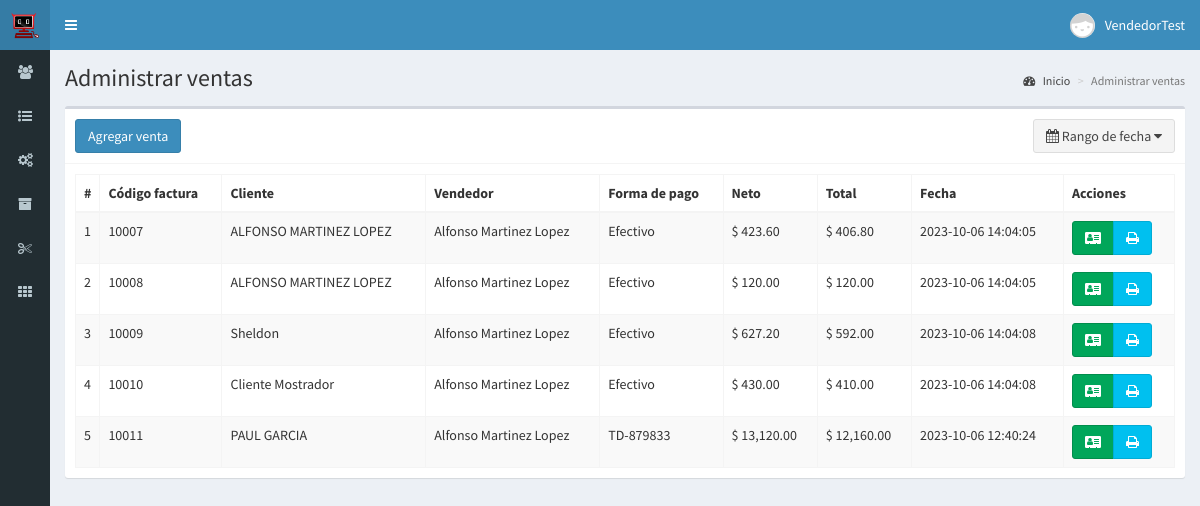
The app's page /ventas (signed in) with its own data.
### tables this page shows
CREATE TABLE `ventas` (
  `id` int(11) NOT NULL AUTO_INCREMENT,
  `codigo` int(11) NOT NULL,
  `id_cliente` int(11) NOT NULL,
  `id_vendedor` int(11) NOT NULL,
  `productos` text NOT NULL,
  `impuesto` float NOT NULL,
  `neto` float NOT NULL,
  `total` float NOT NULL,
  `descuento` float DEFAULT NULL,
  `metodo_pago` text NOT NULL,
  `esClienteF` varchar(255) DEFAULT NULL,
  `fecha` timestamp NOT NULL DEFAULT CURRENT_TIMESTAMP ON UPDATE CURRENT_TIMESTAMP,
  `id_caja` int(11) DEFAULT NULL,
  `apartado` char(5) DEFAULT NULL,
  PRIMARY KEY (`id`)
);

CREATE TABLE `clientes` (
  `id` int(11) NOT NULL AUTO_INCREMENT,
  `nombre` text NOT NULL,
  `frecuente` int(11) NOT NULL COMMENT '1 = Cliente frecuente 2 = No frecuente',
  `email` text NOT NULL,
  `telefono` text NOT NULL,
  `compras` int(11) NOT NULL,
  `ultima_compra` datetime NOT NULL,
  `fecha` timestamp NOT NULL DEFAULT CURRENT_TIMESTAMP ON UPDATE CURRENT_TIMESTAMP,
  PRIMARY KEY (`id`)
);

CREATE TABLE `usuarios` (
  `id` int(11) NOT NULL AUTO_INCREMENT,
  `nombre` text NOT NULL,
  `usuario` text NOT NULL,
  `password` text NOT NULL,
  `perfil` text NOT NULL,
  `foto` text NOT NULL,
  `estado` int(11) NOT NULL,
  `ultimo_login` datetime NOT NULL,
  `fecha` timestamp NOT NULL DEFAULT CURRENT_TIMESTAMP ON UPDATE CURRENT_TIMESTAMP,
  PRIMARY KEY (`id`)
);

### controladores/plantilla.controlador.php (called while the page is built)
<?php
class ControladorPlantilla{
	static public function ctrPlantilla(){
		include "vistas/plantilla.php";
	}
}

### index.php (called while the page is built, shortened)
<?php
require_once "controladores/plantilla.controlador.php";
require_once "controladores/usuarios.controlador.php";
require_once "controladores/clientes.controlador.php";
require_once "controladores/ventas.controlador.php";
require_once "controladores/facturacion.controlador.php";
require_once "controladores/apartados.controlador.php";
require_once "modelos/usuarios.modelo.php";
require_once "modelos/clientes.modelo.php";
require_once "modelos/ventas.modelo.php";
require_once "modelos/facturacion.modelo.php";
$plantilla = new ControladorPlantilla();
$plantilla -> ctrPlantilla();

### controladores/ventas.controlador.php (called while the page is built, shortened)
<?php
class ControladorVentas
{
	static public function ctrRangoFechasVentas($fechaInicial, $fechaFinal, $estatus)
	{
		$tabla = "ventas";
		$respuesta = ModeloVentas::mdlRangoFechasVentas($tabla, $fechaInicial, $fechaFinal, $estatus);
		return $respuesta;
	}
}

### modelos/conexion.php (called while the page is built)
<?php
class Conexion
{
    static public function conectar()
    {
        $link = new PDO("mysql:host=localhost;
                        dbname=bopos",
                        "root",
                        "");
        $link->exec("set names utf8");
        return $link;
    }
}

### modelos/ventas.modelo.php (called while the page is built, shortened)
<?php
require_once "conexion.php";
class ModeloVentas
{
	static public function mdlRangoFechasVentas($tabla, $fechaInicial, $fechaFinal, $estatus)
	{
		if ($fechaInicial == null) {
			$stmt = Conexion::conectar()->prepare("SELECT * FROM $tabla WHERE apartado = $estatus  ORDER BY id ASC");
			$stmt->execute();
			return $stmt->fetchAll();
		} else if ($fechaInicial == $fechaFinal) {
			$stmt = Conexion::conectar()->prepare("SELECT * FROM $tabla WHERE fecha like '%$fechaFinal%' AND apartado = $estatus");
			$stmt->bindParam(":fecha", $fechaFinal, PDO::PARAM_STR);
			$stmt->execute();
			return $stmt->fetchAll();
		}
	}
}

### controladores/clientes.controlador.php (called while the page is built, shortened)
<?php
class ControladorClientes{
	static public function ctrMostrarClientes($item, $valor){
		$tabla = "clientes";
		$respuesta = ModeloClientes::mdlMostrarClientes($tabla, $item, $valor);
		return $respuesta;
	}
	static public function ctrMostrarClientesMostrador($item, $valor){
		$tabla = "clientes_mostrador";
		$respuesta = ModeloClientes::mdlMostrarClientesMostrador($tabla, $item, $valor);
		return $respuesta;
	}
}

### modelos/clientes.modelo.php (called while the page is built, shortened)
<?php
require_once "conexion.php";
class ModeloClientes
{
	static public function mdlMostrarClientes($tabla, $item, $valor)
	{
		if ($item != null) {
			$stmt = Conexion::conectar()->prepare("SELECT * FROM $tabla WHERE $item = :$item");
			$stmt->bindParam(":" . $item, $valor, PDO::PARAM_STR);
			$stmt->execute();
			return $stmt->fetch();
		} else {
			$stmt = Conexion::conectar()->prepare("SELECT * FROM $tabla");
			$stmt->execute();
			return $stmt->fetchAll();
		}
	}
	static public function mdlMostrarClientesMostrador($tabla, $item, $valor)
	{
		if ($item != null) {
			$stmt = Conexion::conectar()->prepare("SELECT * FROM $tabla WHERE $item = :$item");
			$stmt->bindParam(":" . $item, $valor, PDO::PARAM_STR);
			$stmt->execute();
			return $stmt->fetch();
		} else {
			$stmt = Conexion::conectar()->prepare("SELECT * FROM $tabla");
			$stmt->execute();
			return $stmt->fetchAll();
		}
	}
}

### controladores/usuarios.controlador.php (called while the page is built, shortened)
<?php
class ControladorUsuarios{
	static public function ctrMostrarUsuarios($item, $valor){
		$tabla = "usuarios";
		$respuesta = ModeloUsuarios::MdlMostrarUsuarios($tabla, $item, $valor);
		return $respuesta;
	}
}

### modelos/usuarios.modelo.php (called while the page is built, shortened)
<?php
require_once "conexion.php";
class ModeloUsuarios{
	static public function mdlMostrarUsuarios($tabla, $item, $valor){
		if($item != null){
			$stmt = Conexion::conectar()->prepare("SELECT * FROM $tabla WHERE $item = :$item");
			$stmt -> bindParam(":".$item, $valor, PDO::PARAM_STR);
			$stmt -> execute();
			return $stmt -> fetch();
		}else{
			$stmt = Conexion::conectar()->prepare("SELECT * FROM $tabla");
			$stmt -> execute();
			return $stmt -> fetchAll();
		}
	}
}

### controladores/facturacion.controlador.php (called while the page is built, shortened)
<?php
class ControladorFacturacion{
    static public function ctrMostrarFacturasEmitidas($folio){
        $tabla = "respuesta_facturacion";
        $respuesta = ModeloFacturacion::mdlMostrarFacturasEmitidas($tabla, $folio);
        return $respuesta;
    }
}

### modelos/facturacion.modelo.php (called while the page is built, shortened)
<?php
require_once "conexion.php";
class ModeloFacturacion
{
    static public function mdlMostrarFacturasEmitidas($tabla, $folio)
    {
        if ($folio != null) {
            $stmt = Conexion::conectar()->prepare("SELECT * FROM $tabla WHERE folio = :folio");
            $stmt->bindParam(":folio", $folio, PDO::PARAM_INT);
            $stmt->execute();
            return $stmt->fetch();
        } else {
            $stmt = Conexion::conectar()->prepare("SELECT * FROM $tabla");
            $stmt->execute();
            return $stmt->fetchAll();
        }
    }
}

### vistas/modulos/ventas.php (the view, shortened to what this page needs)
<div class="content-wrapper">
  <section class="content-header">
    <h1>
      Administrar ventas
    </h1>
    <ol class="breadcrumb">
      <li><a href="inicio"><i class="fa fa-dashboard"></i> Inicio</a></li>
      <li class="active">Administrar ventas</li>
    </ol>
  </section>
  <section class="content">
    <div class="box">
      <div class="box-header with-border">
        <a href="crear-venta">
          <button class="btn btn-primary">
            Agregar venta
          </button>
        </a>
        <button type="button" class="btn btn-default pull-right" id="daterange-btn">
          <span>
            <i class="fa fa-calendar"></i>
            <?php
            if (isset($_GET["fechaInicial"])) {
              echo $_GET["fechaInicial"] . " - " . $_GET["fechaFinal"];
            } else {
              echo 'Rango de fecha';
            }
            ?>
          </span>
          <i class="fa fa-caret-down"></i>
        </button>
      </div>
      <div class="box-body">
        <table class="table table-bordered table-striped dt-responsive tablas" width="100%">
          <thead>
            <tr>
              <th style="width:10px">#</th>
              <th>Código factura</th>
              <th>Cliente</th>
              <th>Vendedor</th>
              <th>Forma de pago</th>
              <th>Neto</th>
              <th>Total</th>
              <th>Fecha</th>
              <th>Acciones</th>
            </tr>
          </thead>
          <tbody>
            <?php
            if (isset($_GET["fechaInicial"])) {
              $fechaInicial = $_GET["fechaInicial"];
              $fechaFinal = $_GET["fechaFinal"];
            } else {
              $fechaInicial = null;
              $fechaFinal = null;
            }
            $estatusApartados = 0;
            $respuesta = ControladorVentas::ctrRangoFechasVentas($fechaInicial, $fechaFinal, $estatusApartados);
            foreach ($respuesta as $key => $value) {
              echo '<tr>
                  <td>' . ($key + 1) . '</td>
                  <td>' . $value["codigo"] . '</td>';
              $itemCliente = "id";
              $valorCliente = $value["id_cliente"];
              $respuestaCliente = ControladorClientes::ctrMostrarClientes($itemCliente, $valorCliente);
              echo '<td>' . $respuestaCliente["nombre"] . '</td>';
              $itemUsuario = "id";
              $valorUsuario = $value["id_vendedor"];
              $respuestaUsuario = ControladorUsuarios::ctrMostrarUsuarios($itemUsuario, $valorUsuario);
              echo '<td>' . $respuestaUsuario["nombre"] . '</td>
                  <td>' . $value["metodo_pago"] . '</td>
                  <td>$ ' . number_format($value["neto"], 2) . '</td>
                  <td>$ ' . number_format($value["total"], 2) . '</td>
                  <td>' . $value["fecha"] . '</td>
                  <td>
                    <div class="btn-group">';
              $respuestaFolio = ControladorFacturacion::ctrMostrarFacturasEmitidas($value["codigo"]);
              if ($respuestaFolio == null || $respuestaFolio["estatus"] == 0 ) {
                echo '<button class="btn btn-success btnAgregarFactura" codigoVentaFactura="' . $value["codigo"] . '" data-toggle="modal" data-target="#modalAgregarFactura"><i class="fa fa-address-card"></i></button>';
              } else {
                echo '<button class="btn btn-default disabled "><i class="fa fa-address-card"></i></button>';
              }
              $item = "codigo_venta";
              $respuestaClienteMostrador = ControladorClientes::ctrMostrarClientesMostrador($item, $value["codigo"]);
              echo '<button class="btn btn-info btnImprimirFactura" id_cliente="'.$value["id_cliente"].'" registroCM = "'.$respuestaClienteMostrador["codigo_venta"].'" codigoVenta="' . $value["codigo"] . '">
                        <i class="fa fa-print"></i>
                      </button>';
              echo '</div>
                  </td>
                </tr>';
            }
            ?>
          </tbody>
        </table>
      </div>
    </div>
  </section>
</div>

### records on screen
ventas: codigo "10007", id_cliente.nombre "ALFONSO MARTINEZ LOPEZ", usuarios.nombre "Alfonso Martinez Lopez", metodo_pago "Efectivo", neto "423.60", total "406.80", fecha "2023-10-06 14:04:05"
ventas: codigo "10008", id_cliente.nombre "ALFONSO MARTINEZ LOPEZ", usuarios.nombre "Alfonso Martinez Lopez", metodo_pago "Efectivo", neto "120.00", total "120.00", fecha "2023-10-06 14:04:05"
ventas: codigo "10009", id_cliente.nombre "Sheldon", usuarios.nombre "Alfonso Martinez Lopez", metodo_pago "Efectivo", neto "627.20", total "592.00", fecha "2023-10-06 14:04:08"
ventas: codigo "10010", id_cliente.nombre "Cliente Mostrador", usuarios.nombre "Alfonso Martinez Lopez", metodo_pago "Efectivo", neto "430.00", total "410.00", fecha "2023-10-06 14:04:08"
ventas: codigo "10011", id_cliente.nombre "PAUL GARCIA", usuarios.nombre "Alfonso Martinez Lopez", metodo_pago "TD-879833", neto "13,120.00", total "12,160.00", fecha "2023-10-06 12:40:24"

### other values on screen
$_SESSION["nombre"] "VendedorTest"
